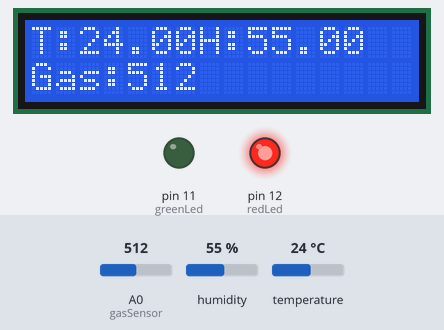
This program was run on a simulated Arduino Uno, built with avr-gcc and run on an emulated ATmega328P. Shown: 16×2 character LCD, output pins drawn as LEDs (lit = HIGH). Inputs (shaded band) come from the test bench; at power-on: A0 (gasSensor) = 512, humidity 55 %, temperature 24 °C. What the program prints to the serial monitor is not drawn.

Above: at 1.2 s.
1.3 s: A0 (gasSensor) set to 242
At 2.8 s:
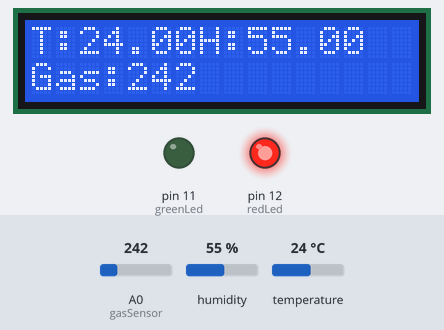
3.7 s: A0 (gasSensor) set to 209
At 5.2 s:
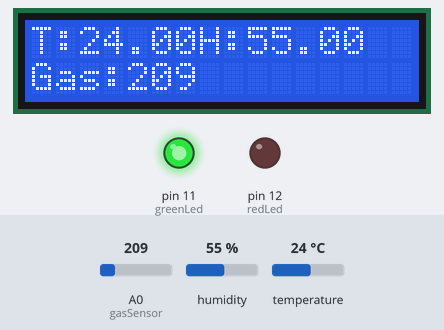
5.8 s: humidity set to 22 %
At 6.9 s:
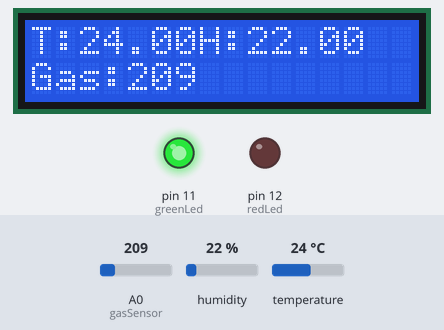
7.8 s: temperature set to 12 °C
At 9.6 s:
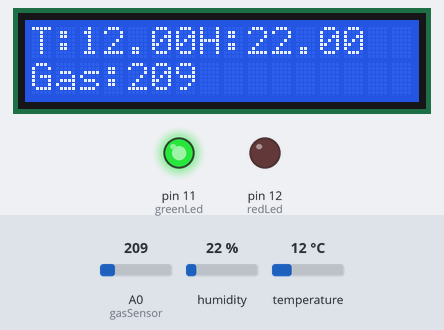
9.9 s: A0 (gasSensor) set to 169
At 11.6 s:
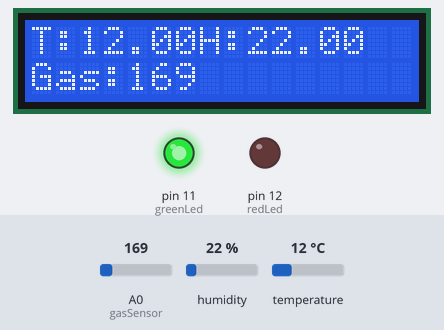
12.0 s: humidity set to 40 %
At 13.4 s:
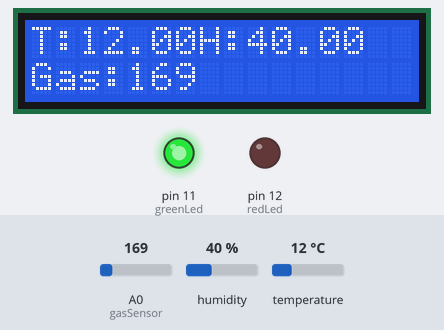
Timing chart, 0 to 15.0 s (numbered marks = the images above; inputs shaded):
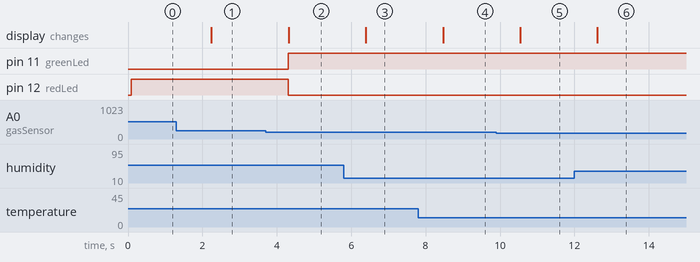

Measured:
- the behaviour switches between 225 and 224 on A0 (gasSensor) (found by bisection; images 1 and 2)
- after the input at 1.3 s, the display: changes after 0.94 s (image 1)
- after the input at 3.7 s, pin 11 (greenLed): LOW → HIGH after 0.60 s; pin 12 (redLed): HIGH → LOW after 0.60 s; the display: changes after 0.63 s (image 2)
- after the input at 5.8 s, the display: changes after 0.60 s (image 3)
- after the input at 7.8 s, the display: changes after 0.67 s (image 4)
- after the input at 9.9 s, the display: changes after 0.64 s (image 5)
- after the input at 12.0 s, the display: changes after 0.61 s (image 6)

The program:

main.cpp
```cpp
#include <Arduino.h>
#include "DHT.h"
#include "Adafruit_Sensor.h"
#include "LiquidCrystal_I2C.h"


#define redLed 12
#define greenLed 11

#define gasSensor A0
#define DHTPIN 2
#define DHTTYPE DHT11

String quality ="";

DHT dht(DHTPIN, DHTTYPE);
LiquidCrystal_I2C lcd(0x27, 16, 2);

typedef struct dataStruct {
  float temp;
  float hud;
  int gasLevel;
} data;

data sensorData;

void setup() {

  pinMode(gasSensor, INPUT);
  pinMode(redLed, OUTPUT);
  pinMode(greenLed, OUTPUT);
  dht.begin();

  lcd.init();
  lcd.backlight();

  Serial.begin(9600);
}

void printLCD (float temp, float hud, int gasL) {
  lcd.setCursor(0,0);
  lcd.print("T:");
  lcd.print(temp);
  lcd.print("H:");
  lcd.print(hud);

  lcd.setCursor(0, 1);
  lcd.print("Gas:");
  lcd.print(gasL);
}


void printData(dataStruct data) {
  Serial.print("Temperature: ");
  Serial.print(data.temp);
  Serial.print("°C");
  Serial.print(" - Humidity: ");
  Serial.print(data.hud);
  Serial.println("%");
  Serial.print("Gas level: ");
  Serial.print(data.gasLevel);
  Serial.print(" - ");
  Serial.println(quality);

  printLCD(data.temp, data.hud, data.gasLevel);
}

void loop() {
  //read from dht11

  sensorData.temp = dht.readTemperature();
  sensorData.hud = dht.readHumidity();

  if (isnan(sensorData.temp) || isnan(sensorData.hud)) {
    Serial.println("Cannot read data from DHT11.");
    return;
  }

  //read from mq2
  sensorData.gasLevel = analogRead(gasSensor);
  int gasLevel = sensorData.gasLevel;

  if(gasLevel < 225) {
    digitalWrite(redLed, LOW);
    digitalWrite(greenLed, HIGH);

    if(gasLevel < 180) quality = " GOOD!";
    else quality = " Poor!";

  }
  else { // gasLevel >= 225
    digitalWrite(redLed, HIGH);
    digitalWrite(greenLed, LOW);

    if (gasLevel < 350) {
      if (gasLevel < 300) quality = " Very bad!";
      else quality = " You dead!";
    }

    digitalWrite(redLed, HIGH);
    digitalWrite(greenLed, LOW);
    quality = " Omae wa mou shindeiru.";
  }

  printData(sensorData);

  delay(1000);
}
```
